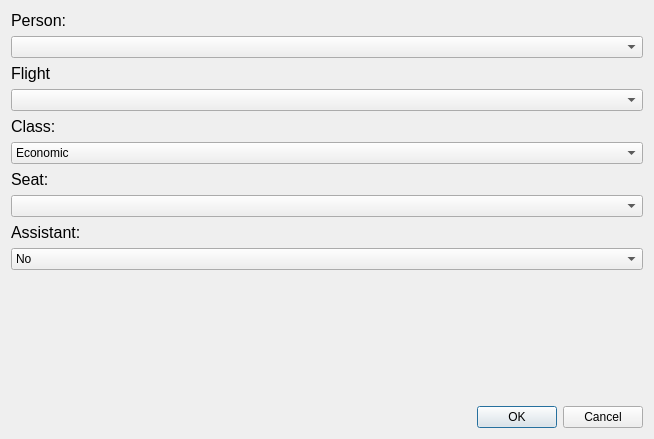
<?xml version="1.0" encoding="UTF-8"?>
<ui version="4.0">
 <class>Dialog</class>
 <widget class="QDialog" name="Dialog">
  <property name="geometry">
   <rect>
    <x>0</x>
    <y>0</y>
    <width>654</width>
    <height>439</height>
   </rect>
  </property>
  <property name="windowTitle">
   <string>Dialog</string>
  </property>
  <layout class="QVBoxLayout" name="verticalLayout_3">
   <item>
    <layout class="QHBoxLayout" name="horizontalLayout" stretch="1">
     <item>
      <layout class="QVBoxLayout" name="verticalLayout_combo">
       <property name="spacing">
        <number>6</number>
       </property>
       <property name="sizeConstraint">
        <enum>QLayout::SetMinAndMaxSize</enum>
       </property>
       <item>
        <widget class="QLabel" name="label_person">
         <property name="font">
          <font>
           <pointsize>12</pointsize>
          </font>
         </property>
         <property name="text">
          <string>Person:</string>
         </property>
        </widget>
       </item>
       <item>
        <widget class="QComboBox" name="comboBox_person">
         <property name="enabled">
          <bool>true</bool>
         </property>
         <property name="sizePolicy">
          <sizepolicy hsizetype="MinimumExpanding" vsizetype="Fixed">
           <horstretch>0</horstretch>
           <verstretch>0</verstretch>
          </sizepolicy>
         </property>
        </widget>
       </item>
       <item>
        <widget class="QLabel" name="label_flight">
         <property name="font">
          <font>
           <pointsize>12</pointsize>
          </font>
         </property>
         <property name="text">
          <string>Flight</string>
         </property>
        </widget>
       </item>
       <item>
        <widget class="QComboBox" name="comboBox_flight">
         <property name="enabled">
          <bool>true</bool>
         </property>
         <property name="sizePolicy">
          <sizepolicy hsizetype="MinimumExpanding" vsizetype="Fixed">
           <horstretch>0</horstretch>
           <verstretch>0</verstretch>
          </sizepolicy>
         </property>
         <property name="minimumSize">
          <size>
           <width>250</width>
           <height>0</height>
          </size>
         </property>
        </widget>
       </item>
       <item>
        <widget class="QLabel" name="label_class">
         <property name="font">
          <font>
           <pointsize>12</pointsize>
          </font>
         </property>
         <property name="text">
          <string>Class:</string>
         </property>
        </widget>
       </item>
       <item>
        <widget class="QComboBox" name="comboBox_class">
         <property name="enabled">
          <bool>true</bool>
         </property>
         <property name="sizePolicy">
          <sizepolicy hsizetype="MinimumExpanding" vsizetype="Fixed">
           <horstretch>0</horstretch>
           <verstretch>0</verstretch>
          </sizepolicy>
         </property>
         <property name="minimumSize">
          <size>
           <width>250</width>
           <height>0</height>
          </size>
         </property>
         <item>
          <property name="text">
           <string>Economic</string>
          </property>
         </item>
         <item>
          <property name="text">
           <string>Buisness</string>
          </property>
         </item>
        </widget>
       </item>
       <item>
        <widget class="QLabel" name="label_seat">
         <property name="font">
          <font>
           <pointsize>12</pointsize>
          </font>
         </property>
         <property name="text">
          <string>Seat:</string>
         </property>
        </widget>
       </item>
       <item>
        <widget class="QComboBox" name="comboBox_seat">
         <property name="enabled">
          <bool>true</bool>
         </property>
         <property name="sizePolicy">
          <sizepolicy hsizetype="MinimumExpanding" vsizetype="Fixed">
           <horstretch>0</horstretch>
           <verstretch>0</verstretch>
          </sizepolicy>
         </property>
         <property name="minimumSize">
          <size>
           <width>250</width>
           <height>0</height>
          </size>
         </property>
        </widget>
       </item>
       <item>
        <widget class="QLabel" name="label_asistant">
         <property name="font">
          <font>
           <pointsize>12</pointsize>
          </font>
         </property>
         <property name="text">
          <string>Assistant:</string>
         </property>
        </widget>
       </item>
       <item>
        <widget class="QComboBox" name="comboBox_assistant">
         <property name="enabled">
          <bool>true</bool>
         </property>
         <property name="sizePolicy">
          <sizepolicy hsizetype="MinimumExpanding" vsizetype="Fixed">
           <horstretch>0</horstretch>
           <verstretch>0</verstretch>
          </sizepolicy>
         </property>
         <property name="minimumSize">
          <size>
           <width>250</width>
           <height>0</height>
          </size>
         </property>
         <item>
          <property name="text">
           <string>No</string>
          </property>
         </item>
         <item>
          <property name="text">
           <string>Yes</string>
          </property>
         </item>
        </widget>
       </item>
       <item>
        <spacer name="verticalSpacer">
         <property name="orientation">
          <enum>Qt::Vertical</enum>
         </property>
         <property name="sizeHint" stdset="0">
          <size>
           <width>20</width>
           <height>40</height>
          </size>
         </property>
        </spacer>
       </item>
       <item>
        <widget class="QDialogButtonBox" name="buttonBox">
         <property name="orientation">
          <enum>Qt::Horizontal</enum>
         </property>
         <property name="standardButtons">
          <set>QDialogButtonBox::Cancel|QDialogButtonBox::Ok</set>
         </property>
        </widget>
       </item>
      </layout>
     </item>
    </layout>
   </item>
  </layout>
 </widget>
 <resources/>
 <connections>
  <connection>
   <sender>buttonBox</sender>
   <signal>accepted()</signal>
   <receiver>Dialog</receiver>
   <slot>accept()</slot>
   <hints>
    <hint type="sourcelabel">
     <x>248</x>
     <y>254</y>
    </hint>
    <hint type="destinationlabel">
     <x>157</x>
     <y>274</y>
    </hint>
   </hints>
  </connection>
  <connection>
   <sender>buttonBox</sender>
   <signal>rejected()</signal>
   <receiver>Dialog</receiver>
   <slot>reject()</slot>
   <hints>
    <hint type="sourcelabel">
     <x>316</x>
     <y>260</y>
    </hint>
    <hint type="destinationlabel">
     <x>286</x>
     <y>274</y>
    </hint>
   </hints>
  </connection>
 </connections>
</ui>
